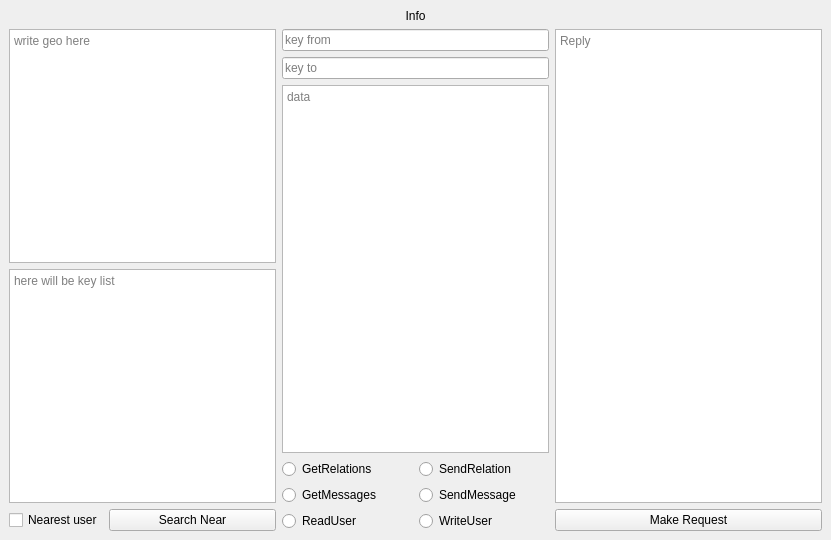
<?xml version="1.0" encoding="UTF-8"?>
<ui version="4.0">
 <class>MainWindow</class>
 <widget class="QMainWindow" name="MainWindow">
  <property name="geometry">
   <rect>
    <x>0</x>
    <y>0</y>
    <width>831</width>
    <height>540</height>
   </rect>
  </property>
  <property name="maximumSize">
   <size>
    <width>16777215</width>
    <height>16777215</height>
   </size>
  </property>
  <property name="windowTitle">
   <string>MainWindow</string>
  </property>
  <widget class="QWidget" name="centralwidget">
   <property name="maximumSize">
    <size>
     <width>16777215</width>
     <height>16777215</height>
    </size>
   </property>
   <layout class="QVBoxLayout" name="verticalLayout">
    <item>
     <widget class="QLabel" name="status">
      <property name="maximumSize">
       <size>
        <width>16777215</width>
        <height>16777215</height>
       </size>
      </property>
      <property name="mouseTracking">
       <bool>true</bool>
      </property>
      <property name="focusPolicy">
       <enum>Qt::ClickFocus</enum>
      </property>
      <property name="text">
       <string>Info</string>
      </property>
      <property name="alignment">
       <set>Qt::AlignCenter</set>
      </property>
      <property name="wordWrap">
       <bool>true</bool>
      </property>
      <property name="openExternalLinks">
       <bool>false</bool>
      </property>
      <property name="textInteractionFlags">
       <set>Qt::TextSelectableByMouse</set>
      </property>
     </widget>
    </item>
    <item>
     <layout class="QHBoxLayout" name="horizontalLayout_2" stretch="1,1,1">
      <item>
       <layout class="QVBoxLayout" name="verticalLayout_4">
        <item>
         <widget class="QTextEdit" name="GeoInfo">
          <property name="placeholderText">
           <string>write geo here </string>
          </property>
         </widget>
        </item>
        <item>
         <widget class="QTextBrowser" name="UsersKeys">
          <property name="placeholderText">
           <string>here will be key list</string>
          </property>
         </widget>
        </item>
        <item>
         <layout class="QHBoxLayout" name="horizontalLayout_3">
          <item>
           <widget class="QCheckBox" name="NearestUser">
            <property name="font">
             <font>
              <pointsize>9</pointsize>
              <italic>false</italic>
              <kerning>true</kerning>
             </font>
            </property>
            <property name="text">
             <string>Nearest user</string>
            </property>
           </widget>
          </item>
          <item>
           <widget class="QPushButton" name="SearchUsers">
            <property name="sizePolicy">
             <sizepolicy hsizetype="Minimum" vsizetype="Fixed">
              <horstretch>1</horstretch>
              <verstretch>0</verstretch>
             </sizepolicy>
            </property>
            <property name="text">
             <string>Search Near</string>
            </property>
           </widget>
          </item>
         </layout>
        </item>
       </layout>
      </item>
      <item>
       <layout class="QVBoxLayout" name="verticalLayout_6">
        <item>
         <widget class="QLineEdit" name="UserKeyFrom">
          <property name="placeholderText">
           <string>key from </string>
          </property>
         </widget>
        </item>
        <item>
         <widget class="QLineEdit" name="UserKeyTo">
          <property name="placeholderText">
           <string>key to</string>
          </property>
         </widget>
        </item>
        <item>
         <widget class="QTextEdit" name="RequestData">
          <property name="placeholderText">
           <string>data</string>
          </property>
         </widget>
        </item>
        <item>
         <layout class="QGridLayout" name="gridLayout">
          <item row="1" column="1">
           <widget class="QRadioButton" name="SendMessageRadioButton">
            <property name="text">
             <string>SendMessage</string>
            </property>
           </widget>
          </item>
          <item row="0" column="0">
           <widget class="QRadioButton" name="GetRelationsRadioButton">
            <property name="text">
             <string>GetRelations</string>
            </property>
           </widget>
          </item>
          <item row="0" column="1">
           <widget class="QRadioButton" name="SendRelationRadioButton">
            <property name="text">
             <string>SendRelation</string>
            </property>
           </widget>
          </item>
          <item row="1" column="0">
           <widget class="QRadioButton" name="GetMessagesRadioButton">
            <property name="text">
             <string>GetMessages</string>
            </property>
           </widget>
          </item>
          <item row="2" column="1">
           <widget class="QRadioButton" name="WriteUserRadioButton">
            <property name="text">
             <string>WriteUser</string>
            </property>
           </widget>
          </item>
          <item row="2" column="0">
           <widget class="QRadioButton" name="ReadUserRadioButton">
            <property name="text">
             <string>ReadUser</string>
            </property>
           </widget>
          </item>
         </layout>
        </item>
       </layout>
      </item>
      <item>
       <layout class="QVBoxLayout" name="verticalLayout_5" stretch="0,0">
        <property name="sizeConstraint">
         <enum>QLayout::SetDefaultConstraint</enum>
        </property>
        <item>
         <widget class="QTextBrowser" name="ReplyText">
          <property name="placeholderText">
           <string>Reply</string>
          </property>
         </widget>
        </item>
        <item>
         <layout class="QHBoxLayout" name="horizontalLayout_4">
          <property name="sizeConstraint">
           <enum>QLayout::SetDefaultConstraint</enum>
          </property>
          <item>
           <widget class="QPushButton" name="MakeRequest">
            <property name="text">
             <string>Make Request</string>
            </property>
           </widget>
          </item>
         </layout>
        </item>
       </layout>
      </item>
     </layout>
    </item>
   </layout>
  </widget>
 </widget>
 <resources/>
 <connections/>
</ui>
